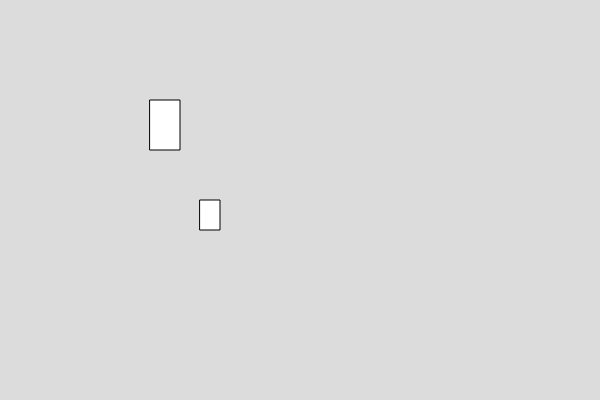
Frame 1 (no input)
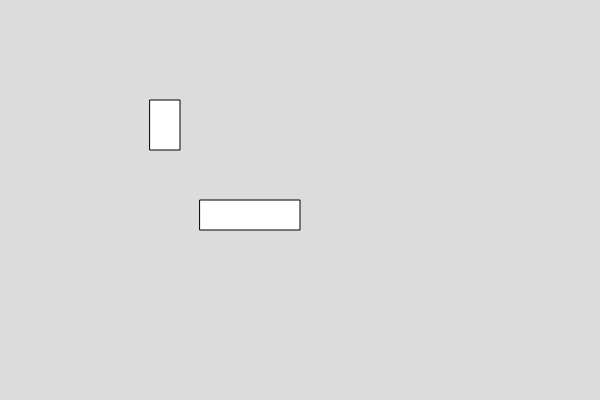
Frame 60 (no input)
Frame 120 (the mouse pressed at the canvas centre since frame 60): identical to frame 60, image omitted

The p5.js sketch that drew these frames (run headless with seeded random() and noise() and a simulated clock; from frame 60 on, the mouse is pressed at the canvas centre):

// p5.js sketch
// ── sketch.js
var box1;
var box2;

function setup() {
  createCanvas(600, 400);
  
  box1 = new Box(200,200,20,30);
  box2 = new Box(150,100,30,50);

}

function draw() {
  background(220);

  box1.show();
  box1.setwidth(100);

  box2.show();

}


// ── box.js
class Box
  {
    constructor(x,y,w,h)
    {
      this.x =x;
      this.y = y;
      this.w = w;
      this.h = h;
    }
    
    show()
    {
      rect(this.x,this.y,this.w,this.h)
    }
    
    //write function to set the width of the box
   setwidth(l)
   {
   this.w = 100;
   }

  }

  
